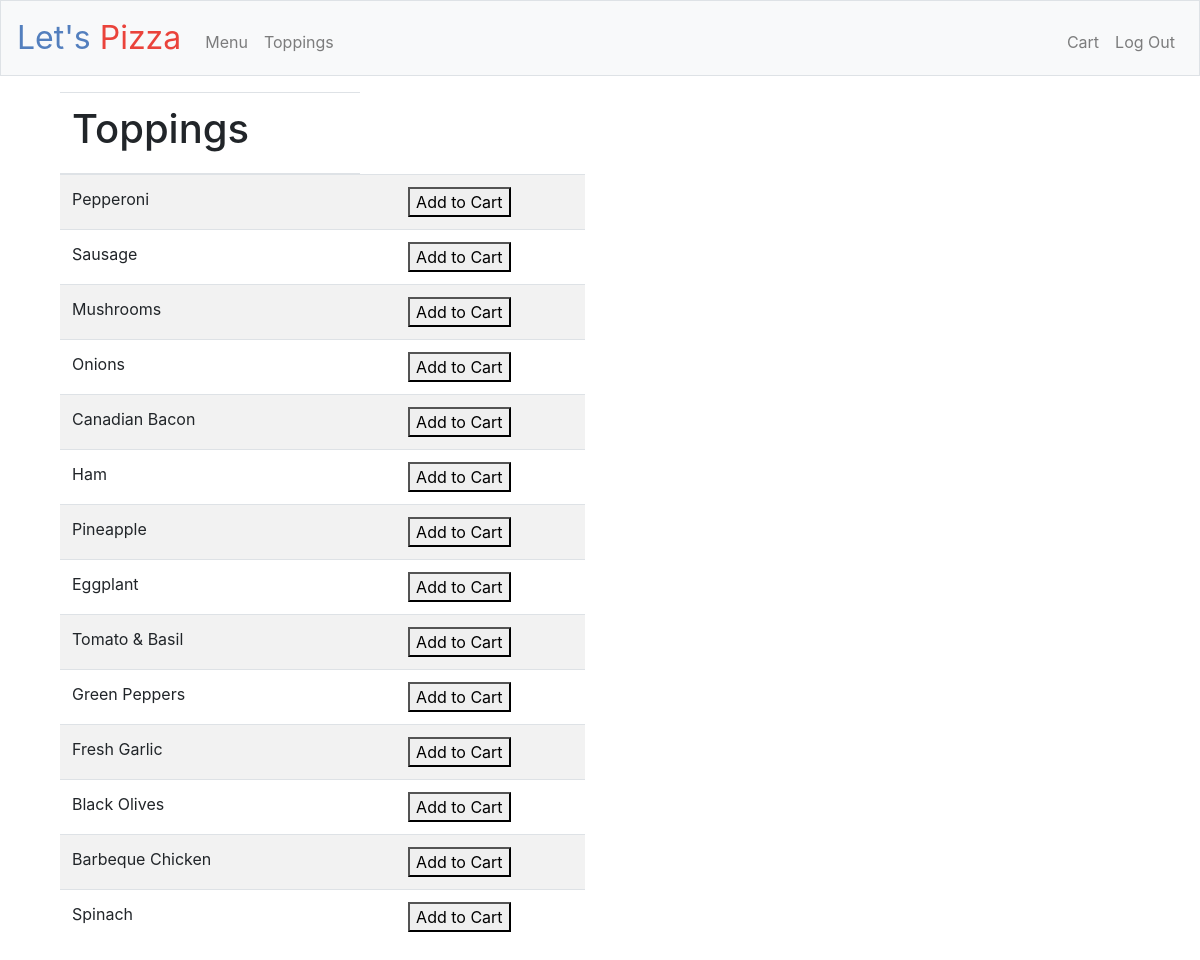
The app's page /toppings/ (signed in) with its own data.
### orders/models.py (models this page shows)
class Topping(models.Model):
	name = models.CharField(max_length=64)
	def __str__(self):
		return f"{self.name}"

### orders/views.py (the view)
# urls.py: path("toppings/", views.topping_menu, name = 'abc'),
@login_required(login_url='login/')
def topping_menu(request):
    context = {
                    "toppings" : Topping.objects.all(),
                }
    return render(request, 'toppings.html', context)

### orders/templates/toppings.html (shortened to what this page needs)
<!doctype html>
  <html lang="en">
  <head>
    <link rel="stylesheet" href="https://stackpath.bootstrapcdn.com/bootstrap/4.1.1/css/bootstrap.min.css">
        <link href="https://maxcdn.bootstrapcdn.com/bootstrap/4.0.0-beta.2/css/bootstrap.min.css" rel="stylesheet"/>
        <link href="/static/styles.css" rel="stylesheet"/>
  </head>
  <body>
      <nav class="navbar navbar-expand-md navbar-light bg-light border">
            <a class="navbar-brand" href="/"><span class="blue">Let's</span> <span class="red">Pizza</span></a>
            <div class="collapse navbar-collapse" id="navbar">
                    <ul class="navbar-nav mr-auto mt-2">
                         <li class="nav-item"><a class="nav-link" href="/menu">Menu</a></li>
                         <li class="nav-item"><a class="nav-link" href="/toppings">Toppings</a></li>
                    </ul>
                    <ul class="navbar-nav ml-auto mt-2">
                        <li class="nav-item"><a class="nav-link" href="/cart">Cart</a></li>
                        <li class="nav-item"><a class="nav-link" href="/logout">Log Out</a></li>
                    </ul>
            </div>
        </nav>
  <div class='container'>
    <div class = 'row'>
      <div class = 'col'>
        <div class = 'col-sm-6 col-12'>
          <table class="table table-striped">
    <table id = "topping" class="table table-striped">
        <thead>
            <tr>
                <th><h1>Toppings<h1></th>
            </tr>
        </thead>
        <tbody>
            {% for item in toppings %}
                <tr>
                    <td>{{item}}</td>
                    <td></td>
                    <td><a href="http://127.0.0.1:8000/toppings/{{item.id}}/" name="topping_id" ><button>Add to Cart</button></a></td>
                </tr>
            {% endfor %}
        </tbody>
    </table>
      </div>
      </div>
    </div>
  </div>
  </body>
</html>

### orders/static/styles.css (style rules this page uses)
nav .navbar-brand { font-size: xx-large; }
nav .navbar-brand .blue { color: #537fbe; }
nav .navbar-brand .red { color: #ea433b; }

### records on screen
Topping: name "Pepperoni"
Topping: name "Sausage"
Topping: name "Mushrooms"
Topping: name "Onions"
Topping: name "Canadian Bacon"
Topping: name "Ham"
Topping: name "Pineapple"
Topping: name "Eggplant"
Topping: name "Tomato & Basil"
Topping: name "Green Peppers"
Topping: name "Fresh Garlic"
Topping: name "Black Olives"
Topping: name "Barbeque Chicken"
Topping: name "Spinach"
